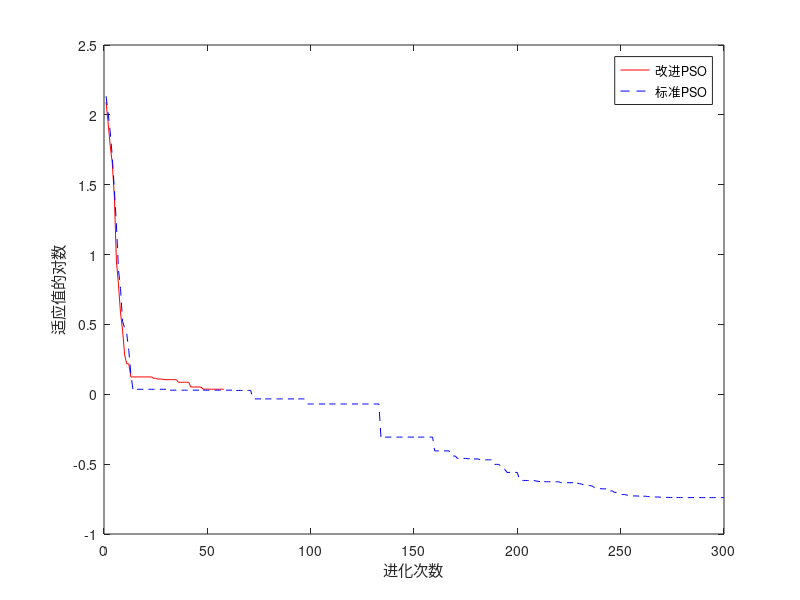
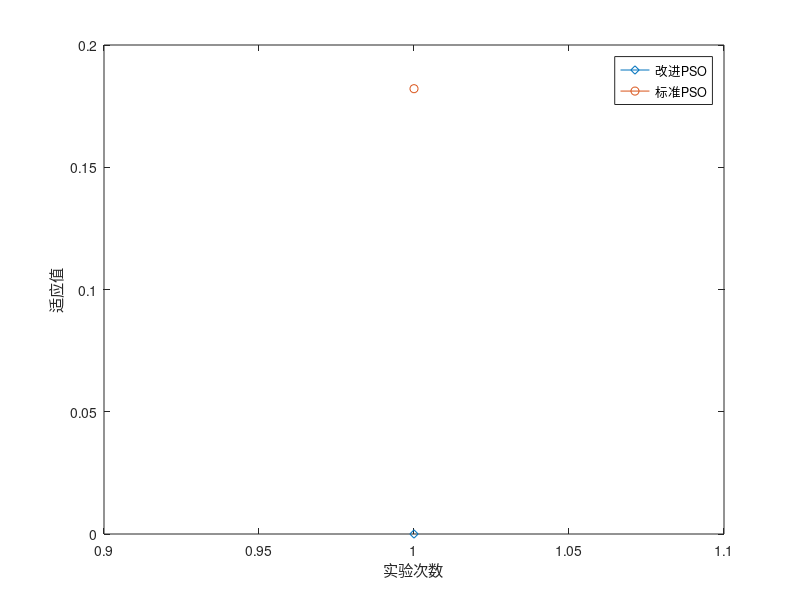

The MATLAB source for these figures, in order:
%利用改进的粒子群与惯性权重线性递减的粒子群分别对Griewank函数
%进行优化。粒子数：60；维数：10；最大迭代次数：500；分别测试50次取平均值。
%时间：2017.6.17
      
clc;
clear;
m=60;%粒子数
dim=10;%粒子维数
vmax=[60,60,60,60,60,60,60,60,60,60];%速度最大值 
vmin=[-60,-60,-60,-60,-60,-60,-60,-60,-60,-60];%速度最小值    
xmax=[600,600,600,600,600,600,600,600,600,600];%位置最大值
xmin=[-600,-600,-600,-600,-600,-600,-600,-600,-600,-600];%位置最小值
tmax=300;%最大迭代次数
kmax=500;
c1=2; 
c2=2; %学习因子
x=rand(m,dim);
v=rand(m,dim);
pfit=rand(1,m);
flag=0;%判断进化停滞标志
wmax=0.9; %惯性权重最大值 wpso
wmin=0.4; %惯性权重最小值 wpso
gbest1= zeros(1,tmax);
gbest2= zeros(1,tmax);
position1=zeros(tmax,dim);%粒子位置跟踪
position2=zeros(tmax,dim);%粒子位置跟踪
%%%%%%%%%%%%%%%%%%%%%%%%%%%%%%begin
nummax=1; %测试次数
testbest1=zeros(1,nummax); %每次试验的最优值
testbest2=zeros(1,nummax); %每次试验的最优值
%%%%%%%%%%%%%%%%%%%%混沌粒子群
for number=1:nummax      
    for i=1:m    %位置混沌初始化  m1个粒子中选择最优的m个粒子为初始粒子
        result1=0;
        result2=1;
        for j=1:dim    
            x(i,j)=rand()*(xmax(j)-xmin(j))+xmin(j);
            result1=result1+(x(i,j)^2)/4000;
            result2=result2*cos(x(i,j)/j^0.5);              
        end     
        pfit(i)=1+result1-result2; 
    end    
           
    pb=x;%粒子初始最佳位置赋值
    for i=1:m   %速度初始化
        for j=1:dim
             v(i,j)=rand()*(vmax(j)-vmin(j))+vmin(j);
        end
    end 
   [gbest,index]=min(pfit);%gbest全局最小适应度
   gbestbefore=0;%上次全局最小值
   pg=x(index,:);%全局最佳位置
    for t=1:tmax
         w=wmax-(wmax-wmin)*t/tmax+(0.5-rand())*0.8;
        for i=1:m           
            for j=1:dim
                R1=c1*rand();
                R2=c2*rand();  
                v(i,j)=w*v(i,j)+R1*(pb(i,j)-x(i,j))+R2*(pg(j)-x(i,j));  
                if v(i,j)>vmax(j)
                    v(i,j)=vmax(j);
                end
                if v(i,j)<vmin(j)
                    v(i,j)=vmin(j);
                end
                x(i,j)=x(i,j)+v(i,j);
                if x(i,j)>xmax(j)
                         x(i,j)=rand()*(xmax(j)-xmin(j))+xmin(j); 
                end
                if x(i,j)<xmin(j)
                        x(i,j)=rand()*(xmax(j)-xmin(j))+xmin(j); 
                end
            end
            result1=0;
            result2=1;   
            for j=1:dim
                result1=result1+(x(i,j)^2)/4000;
                result2=result2*cos(x(i,j)/j^0.5);          
            end    
            pfitness=1+result1-result2;
            if pfitness<pfit(i)
                pfit(i)=pfitness;
                pb(i,:)=x(i,:);
           end
            if pfitness<gbest
                gbest=pfitness;
                pg=x(i,:);
            end      
        end         
        cflag=abs((gbest-gbestbefore)/gbest);
        if cflag<0.01
            flag=flag+1;
            if flag>10
                    for k=1:kmax
                       for i=1:m  
                        u=pg;
                        if rand()<0.95
                            x(i,:)=u+(0.5-rand())*u*abs(log10((k/kmax)^2))/exp(50*(k/kmax)^2);
                            for j=1:dim
                                if x(i,j)>xmax(j)||x(i,j)<xmin(j)
                                     x(i,j)=rand()*(xmax(j)-xmin(j))+xmin(j);
                                end
                            end
                        else
                             x(i,:)=rand()*(xmax-xmin)+xmin;
                        end
                        result1=0;
                        result2=1;   
                        for j=1:dim
                            result1=result1+(x(i,j)^2)/4000;
                            result2=result2*cos(x(i,j)/j^0.5);          
                        end    
                        pfitness=1+result1-result2;
                        if pfitness<pfit(i)
                             pfit(i)=pfitness;
                             pb(i,:)= x(i,:);
                        end
                        if pfitness<gbest
                            flag=0;  
                            gbest=pfitness;
                            pg=x(i,:);                                             
                        end    
                       end                       
                    end
            end
        else
            flag=0;
        end      
        gbestbefore=gbest;
        gbest1(t)=gbest1(t)+ gbest;
    end   
    testbest1(number)=gbest;
end
%%%%%%%%%%%%%%%%%%%%%%%%%%%%%%%%%惯性权重线性递减方式
for number=1:nummax
   for i=1:m
        result1=0;
        result2=1;
        for j=1:dim    
            x(i,j)=rand()*(xmax(j)-xmin(j))+xmin(j);
            result1=result1+(x(i,j)^2)/4000;
            result2=result2*cos(x(i,j)/j^0.5);              
        end     
        pfit(i)=1+result1-result2;       
   end  
   pb=x;
   for i=1:m
       for j=1:dim
           v(i,j)=rand()*(vmax(j)-vmin(j))+vmin(j);
       end
   end
   [gbest,index]=min(pfit);%gbest全局最小适应度
    pg=x(index,:);%全局最佳位置
    for t=1:tmax
       w=wmax-(wmax-wmin)*t/tmax;     
        for i=1:m           
            for j=1:dim
                R1=c1*rand();
                R2=c2*rand();  
                v(i,j)=w*v(i,j)+R1*(pb(i,j)-x(i,j))+R2*(pg(j)-x(i,j));  
                if v(i,j)>vmax(j)
                    v(i,j)=vmax(j);
                end
                if v(i,j)<vmin(j)
                    v(i,j)=vmin(j);
                end
                x(i,j)=x(i,j)+v(i,j);
                if x(i,j)>xmax(j)
                    x(i,j)=xmax(j);
                end
                if x(i,j)<xmin(j)
                    x(i,j)=xmin(j);
                end
            end
            result1=0;
            result2=1;   
            for j=1:dim
                result1=result1+(x(i,j)^2)/4000;
                result2=result2*cos(x(i,j)/j^0.5);          
            end    
            pfitness=1+result1-result2;
            if pfitness<pfit(i)
                pfit(i)=pfitness;
                pb(i,:)=x(i,:);
           end
            if pfitness<gbest
                gbest=pfitness;
                pg=x(i,:);
            end      
        end         
        gbest2(t)=gbest2(t)+gbest;
        position2(t,:)=position2(t,:)+pg;
    end  
    testbest2(number)=gbest;
end
testbestmax1=max(testbest1);%最大值
testbestmin1=min(testbest1);%最小值
testbestmean1=mean(testbest1);%平均值
%%%%%%%%%%%%%%%计算标准差
fangcha1=0;
for number=1:nummax
    fangcha1=fangcha1+(testbest1(number)-testbestmean1)^2;
end
fangcha1=sqrt(fangcha1/nummax);

testbestmax2=max(testbest2);%最大值
testbestmin2=min(testbest2);%最小值
testbestmean2=mean(testbest2);%平均值
%%%%%%%%%%%%%%%计算标准差
fangcha2=0;
for number=1:nummax
    fangcha2=fangcha2+(testbest2(number)-testbestmean2)^2;
end
fangcha2=sqrt(fangcha2/nummax);

t=1:tmax;
gbest1(t)=gbest1(t)/nummax;
gbest2(t)=gbest2(t)/nummax;
position1(t)=position1(t)/nummax;
position2(t)=position2(t)/nummax;
figure(1);
plot(t,log10(gbest1(t)),'-r',t,log10(gbest2(t)),'--b');
% plot(t,gbest1(t),'-r',t,gbest2(t),'--b');
figure(1);
legend('改进PSO','标准PSO');
xlabel('进化次数');
ylabel('适应值的对数');
figure(2);
plot(1:nummax,testbest1(1:nummax),'-d',1:nummax,testbest2(1:nummax),'-o');
legend('改进PSO','标准PSO');
xlabel('实验次数');
ylabel('适应值');
% figure(4);
% plot(t,position1(t,:));
% figure(5);
% plot(t,position2(t,:));
% grid on;






 

